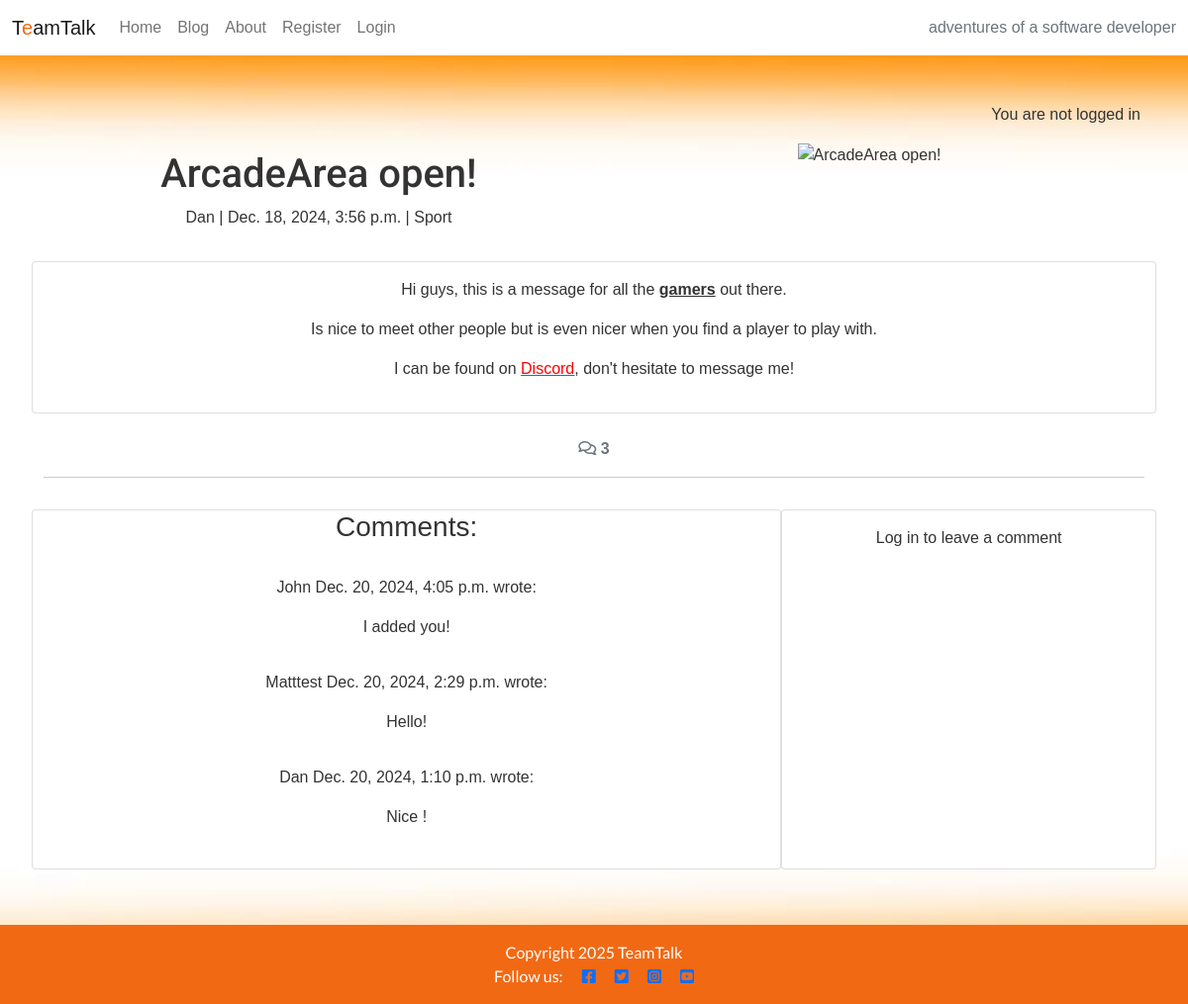
/blog/dan-the-gamer/, run on an earlier commit of the app's database.
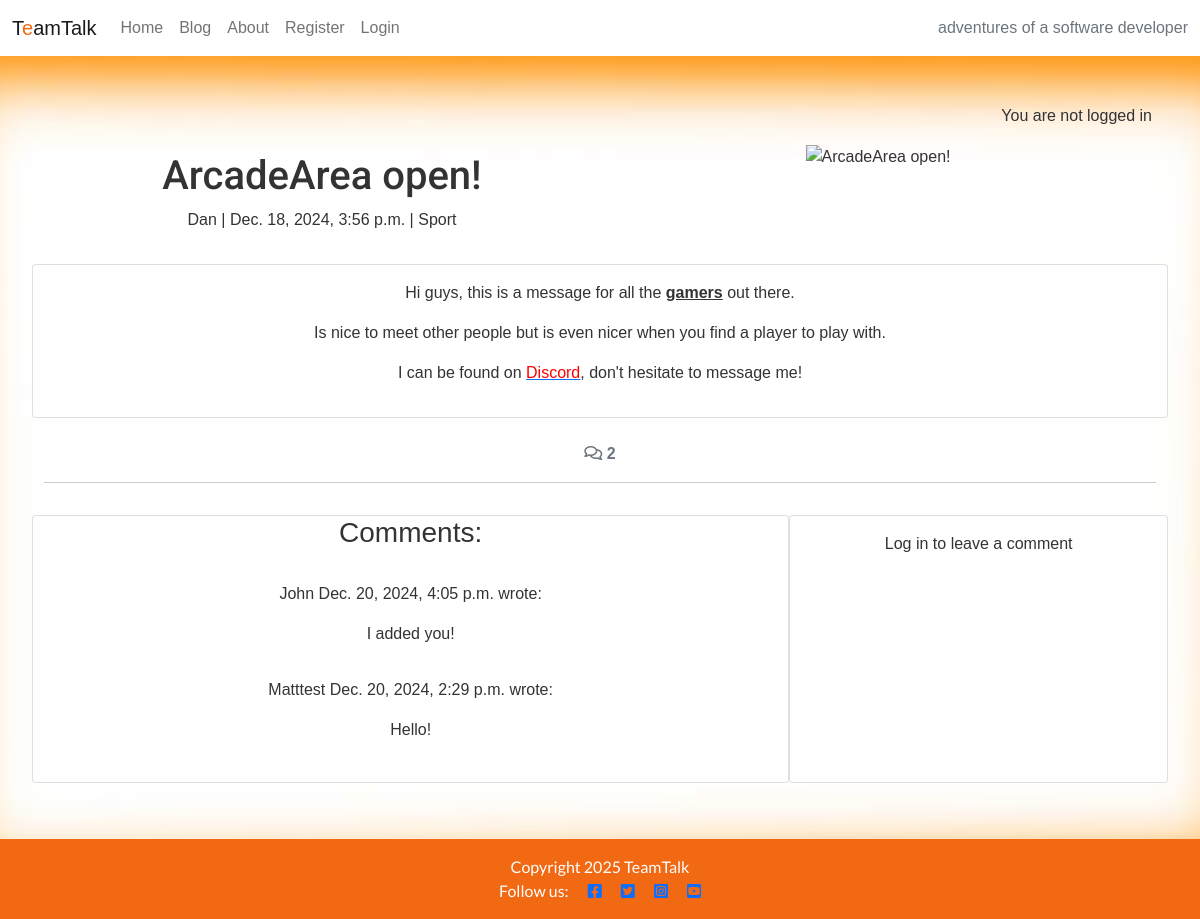
And on a later commit of the database.
### blog/models.py (models this page shows, shortened)
class Comment(models.Model):
    post = models.ForeignKey(Post, on_delete=models.CASCADE,
                             related_name="comments")
    author = models.ForeignKey(
        User, on_delete=models.CASCADE, related_name="commenter", default=1)
    body = models.TextField()
    created_on = models.DateTimeField(auto_now_add=True)
    approved = models.BooleanField(default=False)
    class Meta:
        ordering = ["created_on"]

### blog/views.py (the view, shortened to what this page needs)
# urls.py: path('<slug:slug>/', views.post_detail, name='post_detail'),
def post_detail(request, slug):
    queryset = Post.objects.filter(status='published')
    post = get_object_or_404(queryset, slug=slug)
    comments = post.comments.all().order_by("-created_on")
    category = post.category
    comment_count = post.comments.filter(approved=True).count()
    comment_form = CommentForm()
    return render(
        request,
        "blog/post_detail.html",
        {
            "post": post,
            "comments": comments,
            'category': category,
            "comment_count": comment_count,
            "comment_form": comment_form
        },
    )

### blog/templates/blog/post_detail.html (shortened to what this page needs)
{% extends 'base.html' %}
{% load static %}
{% load crispy_forms_tags %}
{% block content %}
<div class="masthead">
    <div class="container">
        <div class="row g-0">
            <div class="col-md-6 masthead-text">
                <h1 class="post-title">{{ post.title }}</h1>
                <p class="post-subtitle">{{ post.author_id }} | {{ post.created_at }} | {{ category.name }}</p>
            </div>
            <div class="d-none d-md-block col-md-6 masthead-image">
                {% if "placeholder" in post.featured_image.url %}
                <img src="{% static 'images/image1.jpg' %}" width="75%" class="scale" alt="placeholder">
                {% else %}
                <img src="{{ post.featured_image.url }}" width="75%" class="scale" alt="{{ post.title }}">
                {% endif %}
            </div>
        </div>
    </div>
</div>
<div class="container">
    <div class="row">
        <div class="col card mb-4  mt-3 left  top">
            <div class="card-body">
                <article class="card-text">
                    {{ post.content | safe }}
                </article>
            </div>
        </div>
    </div>
    <div class="row">
        <div class="col-12">
            <strong class="text-secondary">
                <i class="far fa-comments"></i> {{ comment_count }}
            </strong>
        </div>
        <div class="col-12">
            <hr>
        </div>
    </div>
    <div class="row">
        <div class="col-md-8 card mb-4 mt-3 ">
            <h3>Comments:</h3>
            <div class="card-body">
                {% for comment in comments %}
                <div
                    class="p-2 comments{% if not comment.approved and comment.author == user %} faded{% elif not comment.approved %} d-none{% endif %}">
                    <p class="font-weight-bold">
                        {{ comment.author }}
                        <span class="font-weight-normal">
                            {{ comment.created_on }}
                        </span> wrote:
                    </p>
                    <div id="comment{{ comment.id }}">
                        {{ comment.body | linebreaks }}
                    </div>
                </div>
                {% endfor %}
            </div>
        </div>
        <div class="col-md-4 card mb-4 mt-3 ">
            <div class="card-body">
                {% if user.is_authenticated %}
                <h3>Leave a comment:</h3>
                <p>Posting as: {{ user.username }}</p>
                <form id="commentForm" method="post" style="margin-top: 1.3em;">
                    {{ comment_form }}
                    {% csrf_token %}
                    <button id="submitButton" type="submit" class="btn btn-signup btn-lg">Submit</button>
                </form>
                {% else %}
                <p>Log in to leave a comment</p>
                {% endif %}
            </div>
        </div>
    </div>
</div>
{% endblock content %}

What changed in the data, as far as the page shows it:
removed Comment: author "Dan", created_on "Dec. 20, 2024, 1:10 p.m.", body "Nice !"
Also different on the page:
{{ comment_count }}: "3" → "2"
